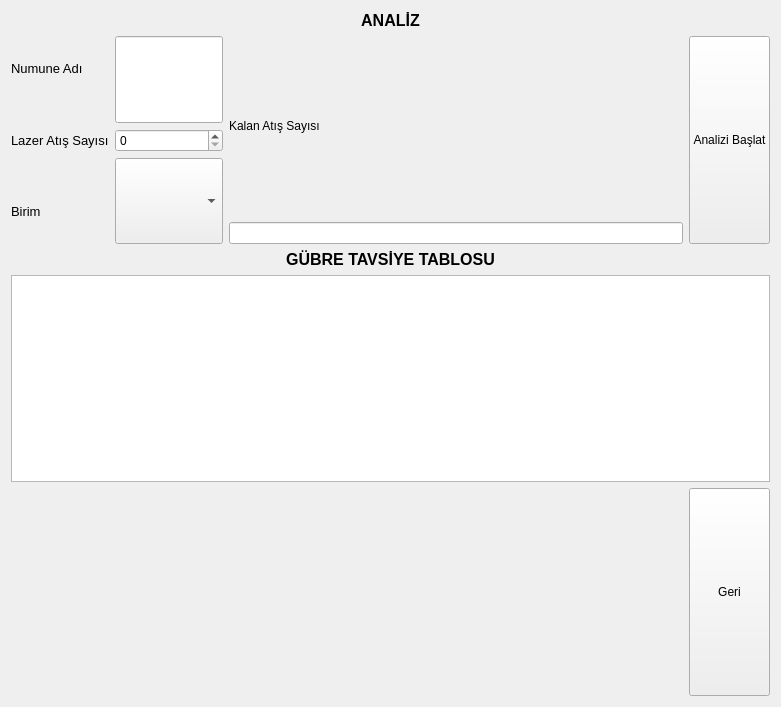
<?xml version="1.0" encoding="UTF-8"?>
<ui version="4.0">
 <class>Form</class>
 <widget class="QWidget" name="Form">
  <property name="geometry">
   <rect>
    <x>0</x>
    <y>0</y>
    <width>781</width>
    <height>707</height>
   </rect>
  </property>
  <property name="windowTitle">
   <string>Form</string>
  </property>
  <layout class="QGridLayout" name="gridLayout">
   <item row="4" column="3">
    <widget class="QPushButton" name="analyzeButton">
     <property name="sizePolicy">
      <sizepolicy hsizetype="Preferred" vsizetype="Preferred">
       <horstretch>0</horstretch>
       <verstretch>0</verstretch>
      </sizepolicy>
     </property>
     <property name="text">
      <string>Analizi Başlat</string>
     </property>
    </widget>
   </item>
   <item row="4" column="0">
    <layout class="QVBoxLayout" name="verticalLayout_2">
     <item>
      <widget class="QLabel" name="label">
       <property name="font">
        <font>
         <pointsize>10</pointsize>
        </font>
       </property>
       <property name="text">
        <string>Numune Adı</string>
       </property>
      </widget>
     </item>
     <item>
      <widget class="QLabel" name="label_2">
       <property name="font">
        <font>
         <pointsize>10</pointsize>
        </font>
       </property>
       <property name="text">
        <string>Lazer Atış Sayısı</string>
       </property>
      </widget>
     </item>
     <item>
      <widget class="QLabel" name="label_3">
       <property name="font">
        <font>
         <pointsize>10</pointsize>
        </font>
       </property>
       <property name="text">
        <string>Birim</string>
       </property>
      </widget>
     </item>
    </layout>
   </item>
   <item row="0" column="0" colspan="4">
    <widget class="QLabel" name="label_5">
     <property name="sizePolicy">
      <sizepolicy hsizetype="Preferred" vsizetype="Maximum">
       <horstretch>0</horstretch>
       <verstretch>0</verstretch>
      </sizepolicy>
     </property>
     <property name="font">
      <font>
       <pointsize>12</pointsize>
       <weight>75</weight>
       <bold>true</bold>
      </font>
     </property>
     <property name="text">
      <string>ANALİZ</string>
     </property>
     <property name="alignment">
      <set>Qt::AlignCenter</set>
     </property>
    </widget>
   </item>
   <item row="4" column="1">
    <layout class="QVBoxLayout" name="verticalLayout">
     <item>
      <widget class="QLineEdit" name="numuneadiLE">
       <property name="sizePolicy">
        <sizepolicy hsizetype="Preferred" vsizetype="Preferred">
         <horstretch>0</horstretch>
         <verstretch>0</verstretch>
        </sizepolicy>
       </property>
      </widget>
     </item>
     <item>
      <widget class="QSpinBox" name="howmanyrecordSpinBox"/>
     </item>
     <item>
      <widget class="QComboBox" name="birimCB">
       <property name="sizePolicy">
        <sizepolicy hsizetype="Preferred" vsizetype="Preferred">
         <horstretch>0</horstretch>
         <verstretch>0</verstretch>
        </sizepolicy>
       </property>
      </widget>
     </item>
    </layout>
   </item>
   <item row="8" column="3">
    <widget class="QPushButton" name="backtohomeButton">
     <property name="sizePolicy">
      <sizepolicy hsizetype="Preferred" vsizetype="Preferred">
       <horstretch>0</horstretch>
       <verstretch>0</verstretch>
      </sizepolicy>
     </property>
     <property name="text">
      <string>Geri</string>
     </property>
    </widget>
   </item>
   <item row="5" column="0" colspan="4">
    <widget class="QLabel" name="label_4">
     <property name="sizePolicy">
      <sizepolicy hsizetype="Preferred" vsizetype="Maximum">
       <horstretch>0</horstretch>
       <verstretch>0</verstretch>
      </sizepolicy>
     </property>
     <property name="font">
      <font>
       <pointsize>12</pointsize>
       <weight>75</weight>
       <bold>true</bold>
      </font>
     </property>
     <property name="text">
      <string>GÜBRE TAVSİYE TABLOSU</string>
     </property>
     <property name="alignment">
      <set>Qt::AlignCenter</set>
     </property>
    </widget>
   </item>
   <item row="6" column="0" colspan="4">
    <widget class="QTableWidget" name="tableWidget">
     <property name="sizePolicy">
      <sizepolicy hsizetype="Preferred" vsizetype="Preferred">
       <horstretch>0</horstretch>
       <verstretch>0</verstretch>
      </sizepolicy>
     </property>
     <property name="rowCount">
      <number>0</number>
     </property>
     <property name="columnCount">
      <number>0</number>
     </property>
    </widget>
   </item>
   <item row="4" column="2">
    <layout class="QVBoxLayout" name="verticalLayout_3">
     <item>
      <widget class="QLabel" name="label_6">
       <property name="text">
        <string>Kalan Atış Sayısı</string>
       </property>
      </widget>
     </item>
     <item>
      <widget class="QLineEdit" name="remainingrecordLE"/>
     </item>
    </layout>
   </item>
   <item row="8" column="0" colspan="2">
    <layout class="QHBoxLayout" name="resultLayout"/>
   </item>
  </layout>
 </widget>
 <tabstops>
  <tabstop>numuneadiLE</tabstop>
  <tabstop>howmanyrecordSpinBox</tabstop>
  <tabstop>birimCB</tabstop>
  <tabstop>analyzeButton</tabstop>
  <tabstop>backtohomeButton</tabstop>
  <tabstop>tableWidget</tabstop>
  <tabstop>remainingrecordLE</tabstop>
 </tabstops>
 <resources/>
 <connections/>
</ui>
